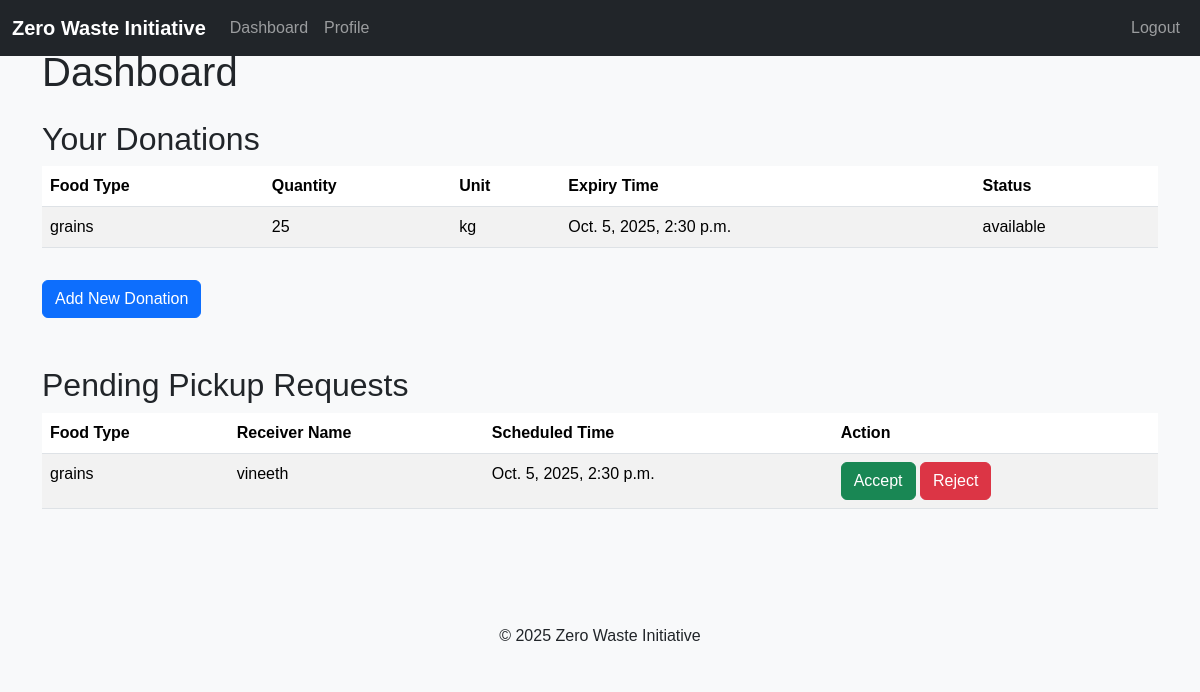
The app's page /donors/dashboard/ (signed in), older data.
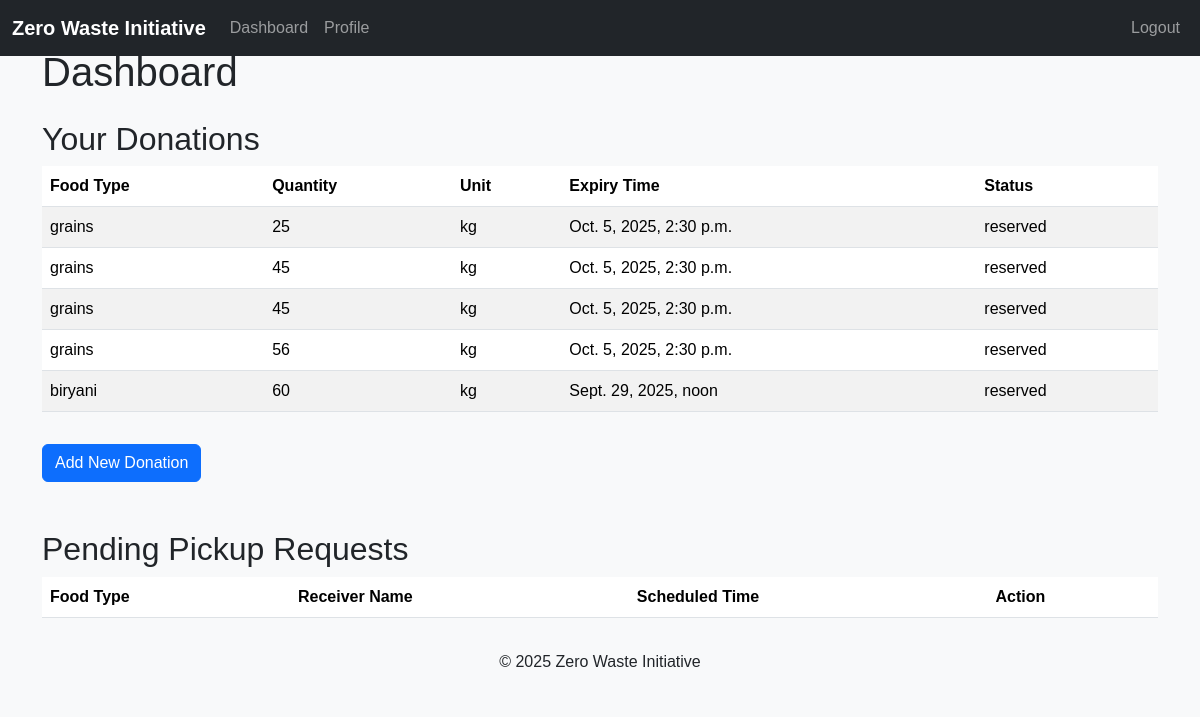
The same page, newer data.
### core/models.py (models this page shows, shortened)
class FoodDonation(models.Model):
    donation_id = models.AutoField(primary_key=True)
    donor_id = models.ForeignKey(Donor, on_delete=models.CASCADE)
    food_type = models.CharField(max_length=50)
    quantity = models.IntegerField()
    unit = models.CharField(max_length=20, default='kg')
    expiry_time = models.DateTimeField()
    status = models.CharField(max_length=20, default='available')
    assigned_receiver = models.ForeignKey(
        'Receiver', on_delete=models.SET_NULL, null=True, blank=True
    )
    created_at = models.DateTimeField(auto_now_add=True)

class PickupSchedule(models.Model):
    schedule_id = models.AutoField(primary_key=True)
    donation_id = models.ForeignKey(FoodDonation, on_delete=models.CASCADE)  # 1:M with FoodDonations
    receiver_id = models.ForeignKey(Receiver, on_delete=models.CASCADE)  # 1:M with Receivers
    priority_score = models.FloatField(default=0.0)  # Conditional logic
    scheduled_time = models.DateTimeField()
    pickup_status = models.CharField(max_length=20, default='pending')

class Receiver(models.Model):
    receiver_id = models.AutoField(primary_key=True)
    name = models.CharField(max_length=100)
    contact = models.CharField(max_length=100)  # Single contact per PDF
    capacity = models.IntegerField()
    location_lat = models.FloatField()  # GPS latitude
    location_long = models.FloatField()  # GPS longitude
    password = models.CharField(max_length=128)  # Hashed password
    created_at = models.DateTimeField(auto_now_add=True)

### donors/views.py (the view, shortened to what this page needs)
# urls.py: path('dashboard/', views.donor_dashboard, name='dashboard'),
def donor_dashboard(request):
    if 'donor_id' not in request.session:
        return redirect('donors:donor_login')
    donor = Donor.objects.get(donor_id=request.session['donor_id'])
    donations = FoodDonation.objects.filter(donor_id=donor)
    pending_pickups = PickupSchedule.objects.filter(donation_id__donor_id=donor, pickup_status='pending')
    return render(request, 'dashboard.html', {
        'user_type': 'donor',
        'donations': donations,
        'pending_pickups': pending_pickups
    })

### templates/dashboard.html (shortened to what this page needs)
{% extends 'base.html' %}
{% block content %}
<h1 class="animate__animated animate__fadeIn">Dashboard</h1>
{% if user_type == 'donor' %}
    <h2 class="mt-4">Your Donations</h2>
    <div class="table-responsive animate__animated animate__fadeInUp">
        <table class="table table-striped table-hover">
            <thead>
                <tr>
                    <th>Food Type</th>
                    <th>Quantity</th>
                    <th>Unit</th>
                    <th>Expiry Time</th>
                    <th>Status</th>
                </tr>
            </thead>
            <tbody>
                {% for donation in donations %}
                    <tr class="animate__animated animate__fadeIn">
                        <td>{{ donation.food_type }}</td>
                        <td>{{ donation.quantity }}</td>
                        <td>{{ donation.unit }}</td>
                        <td>{{ donation.expiry_time }}</td>
                        <td>{{ donation.status }}</td>
                    </tr>
                {% endfor %}
            </tbody>
        </table>
    </div>
    <a href="{% url 'donors:donation_entry' %}" class="btn btn-primary mt-3 animate__animated animate__bounceIn">
        Add New Donation
    </a>
    <h2 class="mt-5">Pending Pickup Requests</h2>
    <div class="table-responsive animate__animated animate__fadeInUp">
        <table class="table table-striped table-hover">
            <thead>
                <tr>
                    <th>Food Type</th>
                    <th>Receiver Name</th>
                    <th>Scheduled Time</th>
                    <th>Action</th>
                </tr>
            </thead>
            <tbody>
                {% for pickup in pending_pickups %}
                    <tr class="animate__animated animate__fadeIn">
                        <td>{{ pickup.donation_id.food_type }}</td>
                        <td>{{ pickup.receiver_id.name }}</td>
                        <td>{{ pickup.scheduled_time }}</td>
                        <td>
                            <form method="post">
                                <button type="submit" name="action" value="accept" class="btn btn-success">Accept</button>
                                <button type="submit" name="action" value="reject" class="btn btn-danger">Reject</button>
                            </form>
                        </td>
                    </tr>
                {% endfor %}
            </tbody>
        </table>
    </div>
{% endif %}
{% endblock %}

### templates/base.html (shortened to what this page needs)
<!DOCTYPE html>
<html lang="en">
<head>
    <link href="https://cdn.jsdelivr.net/npm/bootstrap@5.3.3/dist/css/bootstrap.min.css" rel="stylesheet">
    <link href="https://cdnjs.cloudflare.com/ajax/libs/animate.css/4.1.1/animate.min.css" rel="stylesheet">
</head>
<body>
    <nav class="navbar navbar-expand-lg navbar-dark bg-dark fixed-top animate__animated animate__fadeIn">
        <div class="container-fluid">
            <a class="navbar-brand" href="{% url 'main:home' %}">Zero Waste Initiative</a>
           <div class="collapse navbar-collapse" id="navbarNav">
    <ul class="navbar-nav me-auto mb-2 mb-lg-0">
        {% if request.session.donor_id or request.session.receiver_id %}
            <li class="nav-item">
                <a class="nav-link" href="{% url 'main:dashboard' %}">Dashboard</a>
            </li>
            <li class="nav-item">
                <a class="nav-link" href="{% url 'main:profile' %}">Profile</a>
            </li>
        {% endif %}
    </ul>
    <ul class="navbar-nav">
        {% if request.session.donor_id or request.session.receiver_id %}
            <li class="nav-item">
                <a class="nav-link" href="{% url 'main:logout' %}">Logout</a>
            </li>
        {% else %}
            <li class="nav-item">
                <a class="nav-link" href="{% url 'main:auth' %}">Login/Register</a>
            </li>
        {% endif %}
    </ul>
</div>
        </div>
    </nav>
    <main class="container mt-5 content-wrapper">
        {% block content %}
        {% endblock %}
    </main>
    <footer class="text-center p-3 bg-light animate__animated animate__fadeInUp">
        &copy; 2025 Zero Waste Initiative
    </footer>
</body>
</html>

### templates/base.html (style rules this page uses)
body { font-family: Arial, sans-serif; background-color: #f8f9fa; }
.navbar-brand { font-weight: bold; transition: color 0.3s; }
.animate__fadeIn { animation-duration: 1s; }
.content-wrapper { min-height: 70vh; }
footer { position: relative; bottom: 0; width: 100%; }

Row changes from the older to the newer data that the page shows:
no longer on this page (row edited): PickupSchedule: donation_id.food_type "grains", receiver_id.name "vineeth", scheduled_time "Oct. 5, 2025, 2:30 p.m."
changed FoodDonation (number 1 of 5 on the later page): status "available" → "reserved"
added FoodDonation: food_type "grains", quantity "45", unit "kg", expiry_time "Oct. 5, 2025, 2:30 p.m.", status "reserved"
added FoodDonation: food_type "grains", quantity "45", unit "kg", expiry_time "Oct. 5, 2025, 2:30 p.m.", status "reserved"
added FoodDonation: food_type "grains", quantity "56", unit "kg", expiry_time "Oct. 5, 2025, 2:30 p.m.", status "reserved"
added FoodDonation: food_type "biryani", quantity "60", unit "kg", expiry_time "Sept. 29, 2025, noon", status "reserved"
